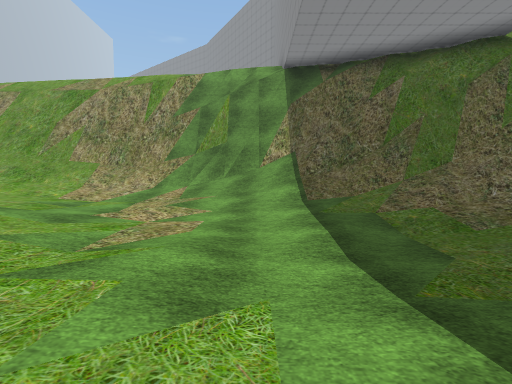
view 1 (above)

21 first-person views from a walk through a Unity game level. The camera is 1.3 m above the floor, tilts 4° down and sees 85° across. Doors are open. The floor is counted in squares, 2 m on a side. Each view is taken from the middle of a square. On the plan, view 1 faces up. The plan holds only what a view shows up to about 9 squares ahead; the rest is blank. The place goes on beyond the plan. The player is left out. Some surface patterns are stand-ins.

view 2
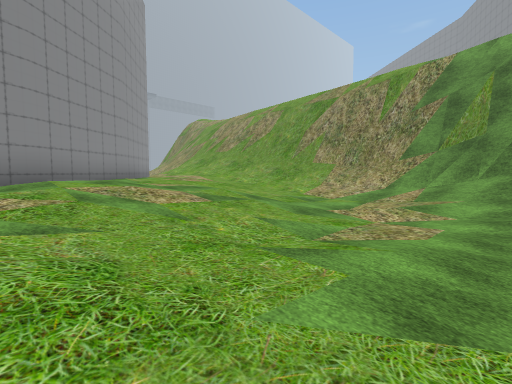

view 3
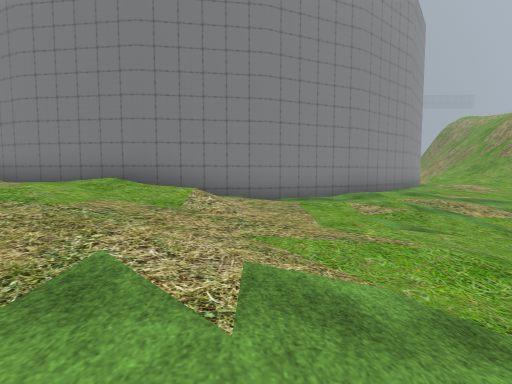

view 4
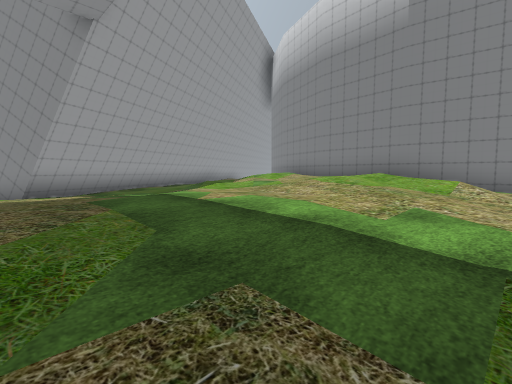

view 5
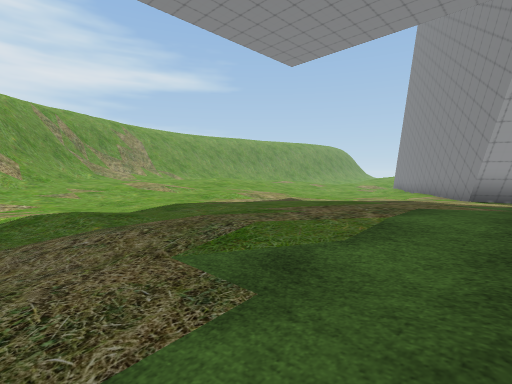

view 6
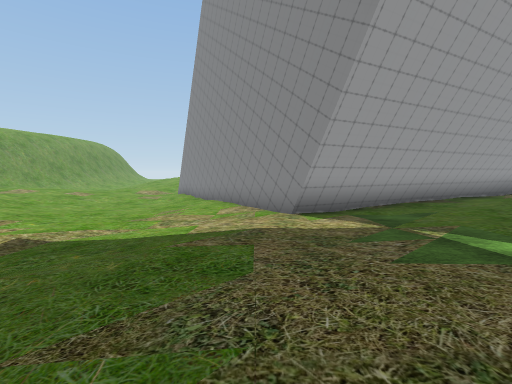

view 7
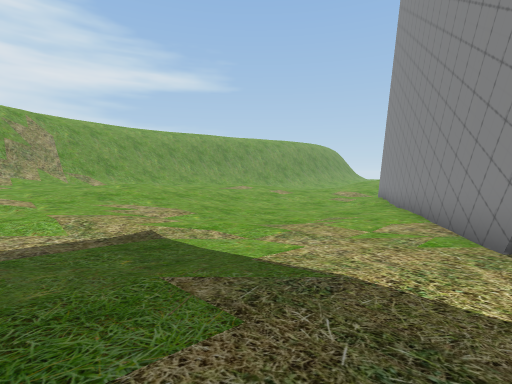

view 8
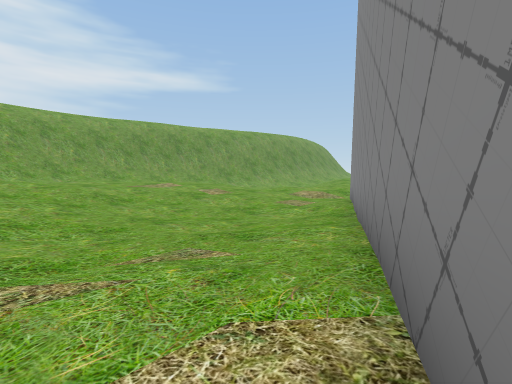

view 9
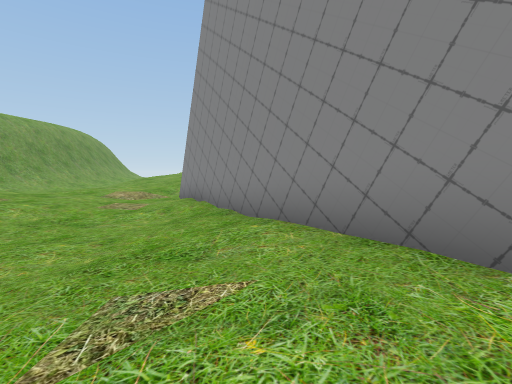

view 10
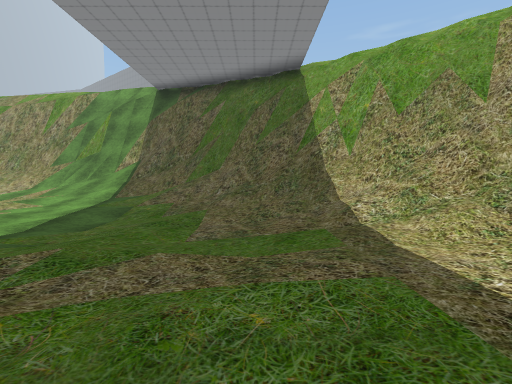

view 11
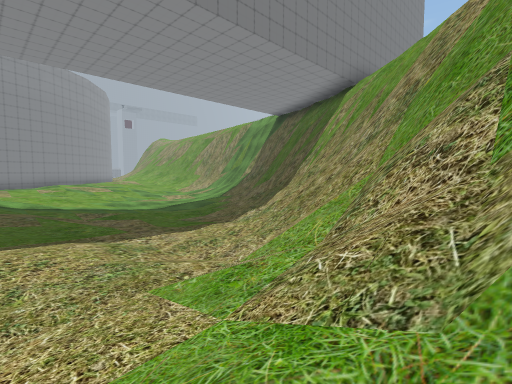

view 12
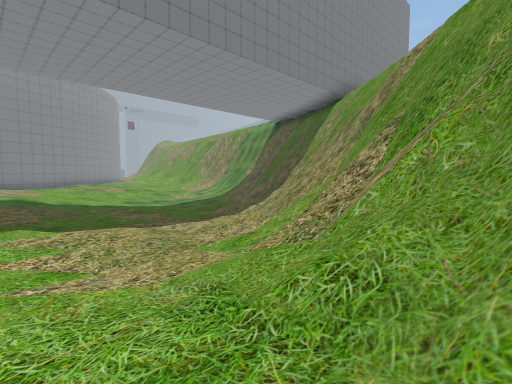

view 13
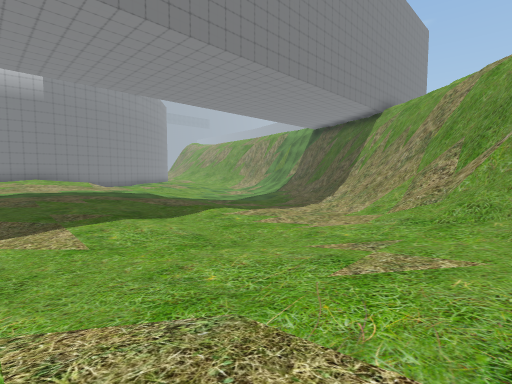

view 14
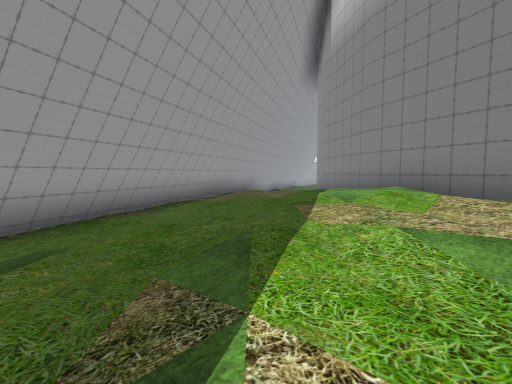

view 15
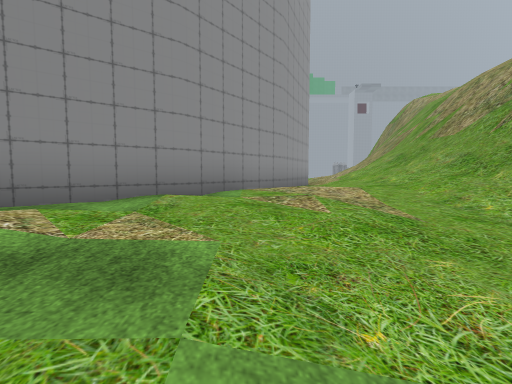

view 16
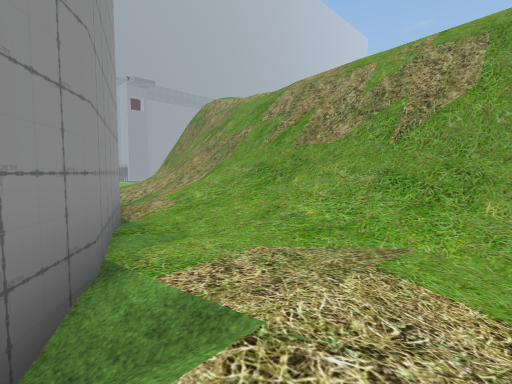

view 17
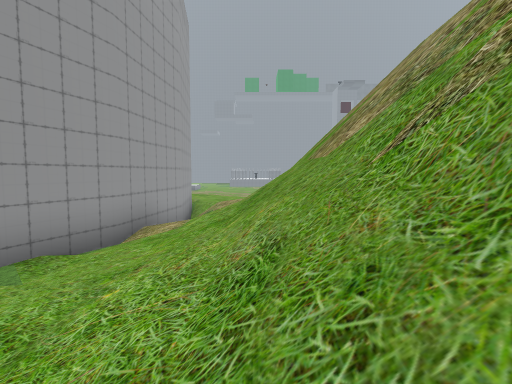

view 18
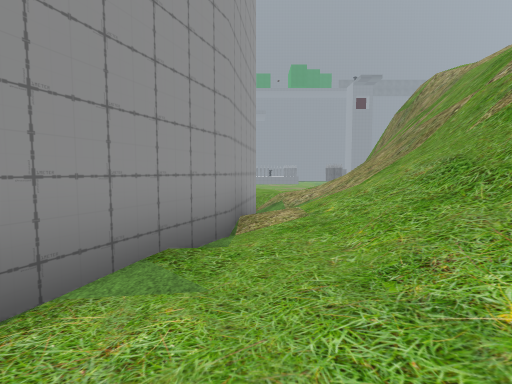

view 19
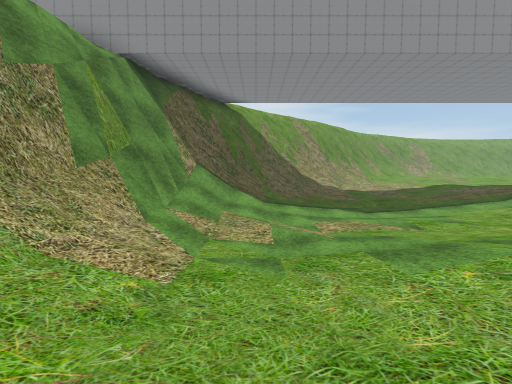

view 20
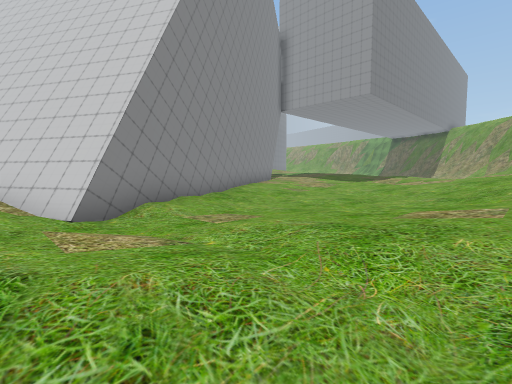

view 21
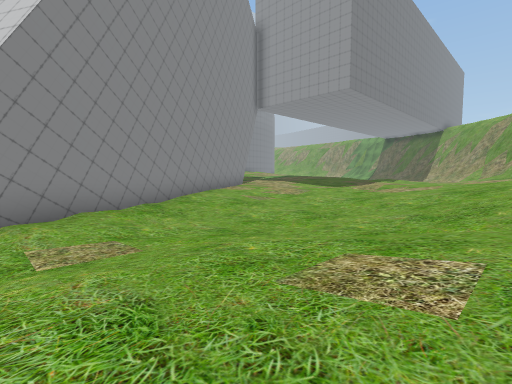

### Floor plan
Key: @ floor where view 1 was taken; # wall or solid block; . main floor; : floor 0.25 m higher than the main floor; - floor 0.25 m lower than the main floor; + floor 0.5 m higher than the main floor; _ floor 0.5 m lower than the main floor; * floor 0.75 m higher than the main floor; < floor 0.75 m lower than the main floor; % floor 1 m higher than the main floor; ( floor 1 m lower than the main floor; & floor 8.75 m higher than the main floor; / step, stairs or slope; = window, fence, low wall or low ledge; v drop or lower ground.
Columns run from 18 left of view 1 to 12 right of it. Each row starts with its distance up from view 1.
 11 #//////////        #
 10 =//////##vv    vvv/#
  9  ///////#########vv#
  8  ////////////////#####
  7 +*//////*///.-/_////#####//&
  6 //##/::+++:..-_<_<////###///&
  5    #####:++:.-_<((<__//##v///&
  4        ##/+:..-_(((<(<//##vv//
  3         ###::.._<<((((<//=##v/
  2           #:::.-_<(((<(<//=##v
  1           ##+:.-__<<(_<<_-/=##v
  0            ##:..._@___<_-_//###
 -1             #:.....---__-.../##
 -2             #:::.::....-...../#
 -3             #+/++:::..:.:....:/
 -4             ##%**+++:::....-.:+
 -5             ##%%%***++::.....:+
 -6             #%%%*+**++::.....:+
 -7             #%%%*++++::......+*
 -8             #%%*++::::.......::
 -9            ##%%**:::....-....:+
-10           ##%%*:.......----..:*
-11           #%**+:...##.---_--.:*
-12           #*+*+...###.--___-..+
-13            +*:..### ##-_<<(_-.:
-14             :.###    #-_<(((_/:
-15              ##      ##_<(((<_.
-16                       #_<((((_.
-17                       ##<(((<_.
-18                        ##((<_-.
-19                         #_(<_-.
-20                         ##(<_--
-21                        ###(__-_
-22                        #._/---<

Positions as (right, up) in squares from view 1, and headings:
1: (0, 0), facing up
2: (0, 0), facing up-left
3: (1, -2), facing left
4: (3, -2), facing down-left
5: (1, -2), facing down-right
6: (3, -5), facing down
7: (2, -7), facing down-right
8: (3, -12), facing down-right
9: (5, -12), facing down
10: (5, -2), facing up
11: (11, -2), facing up-left
12: (12, -3), facing up-left
13: (12, -7), facing up-left
14: (0, -7), facing down-left
15: (-4, 4), facing left
16: (-8, 4), facing up-left
17: (-8, 8), facing left
18: (-9, 6), facing left
19: (-7, 6), facing right
20: (12, -22), facing up-left
21: (12, -20), facing up-left
